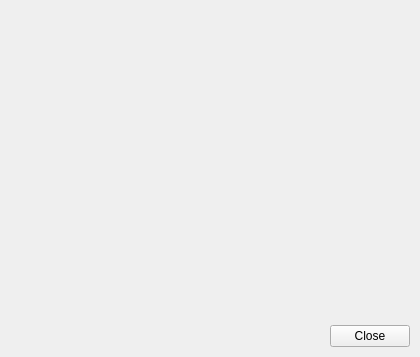
<?xml version="1.0" encoding="UTF-8"?>
<ui version="4.0">
 <class>FitnessStatisticsDialog</class>
 <widget class="QWidget" name="FitnessStatisticsDialog">
  <property name="geometry">
   <rect>
    <x>0</x>
    <y>0</y>
    <width>420</width>
    <height>357</height>
   </rect>
  </property>
  <property name="windowTitle">
   <string>Form</string>
  </property>
  <layout class="QGridLayout" name="gridLayout">
   <property name="margin">
    <number>10</number>
   </property>
   <property name="spacing">
    <number>10</number>
   </property>
   <item row="0" column="0">
    <widget class="QWidget" name="_frame" native="true">
     <property name="minimumSize">
      <size>
       <width>400</width>
       <height>300</height>
      </size>
     </property>
    </widget>
   </item>
   <item row="1" column="0">
    <widget class="QDialogButtonBox" name="_buttons">
     <property name="standardButtons">
      <set>QDialogButtonBox::Close</set>
     </property>
    </widget>
   </item>
  </layout>
 </widget>
 <resources/>
 <connections/>
</ui>
